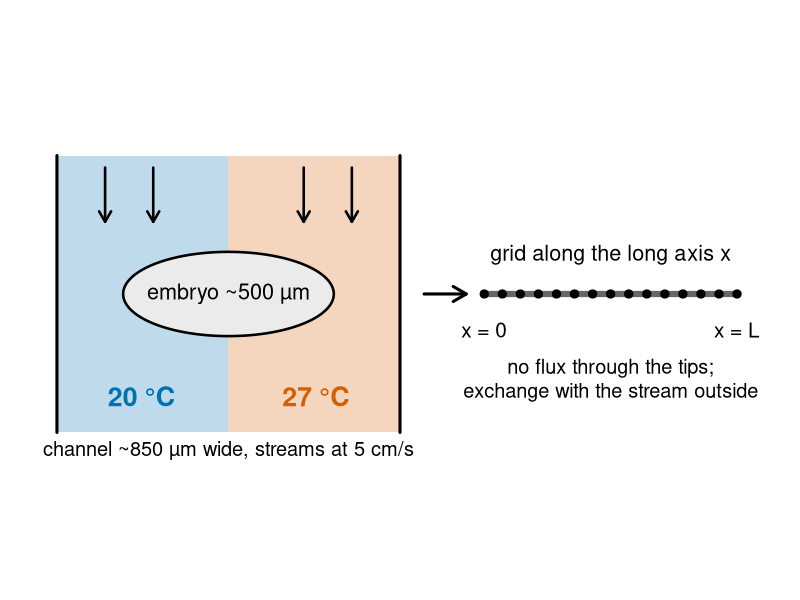
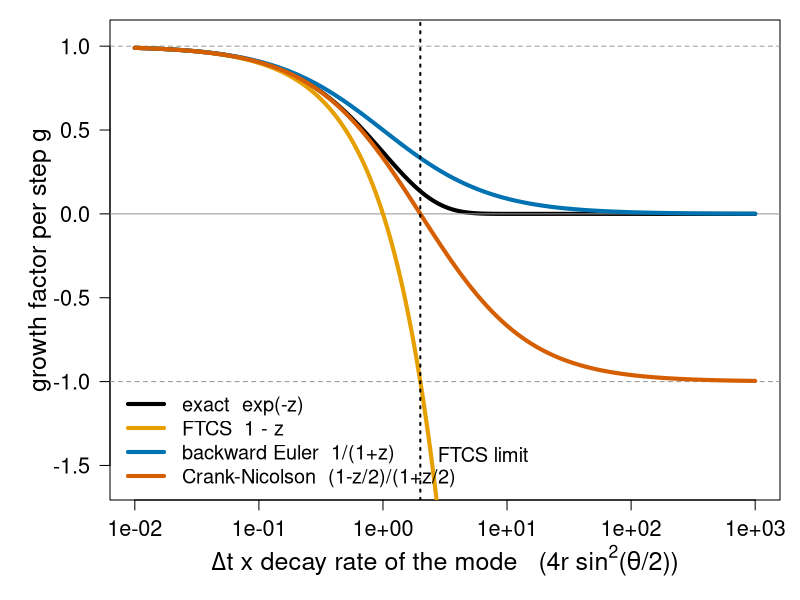
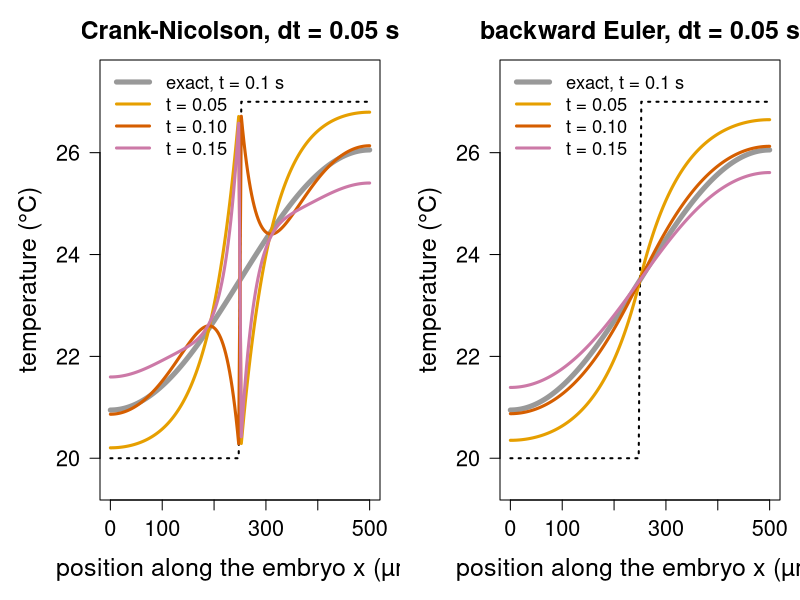
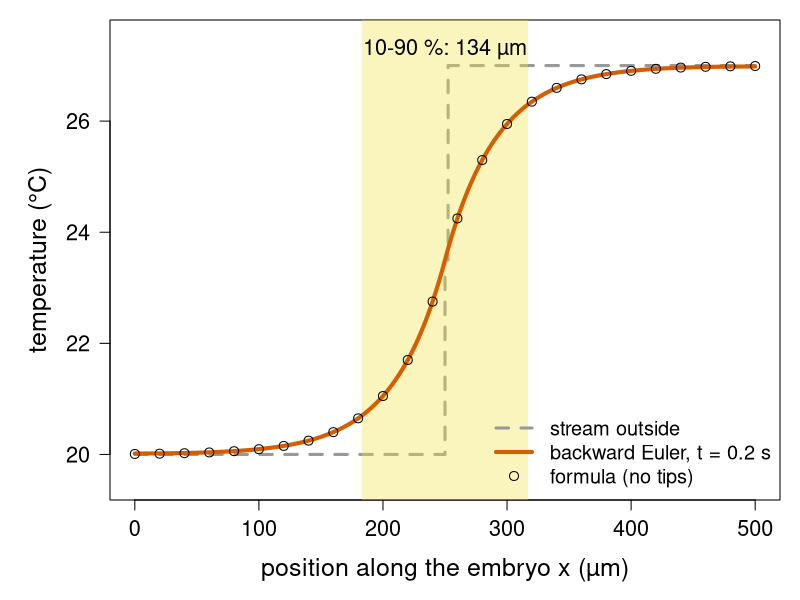
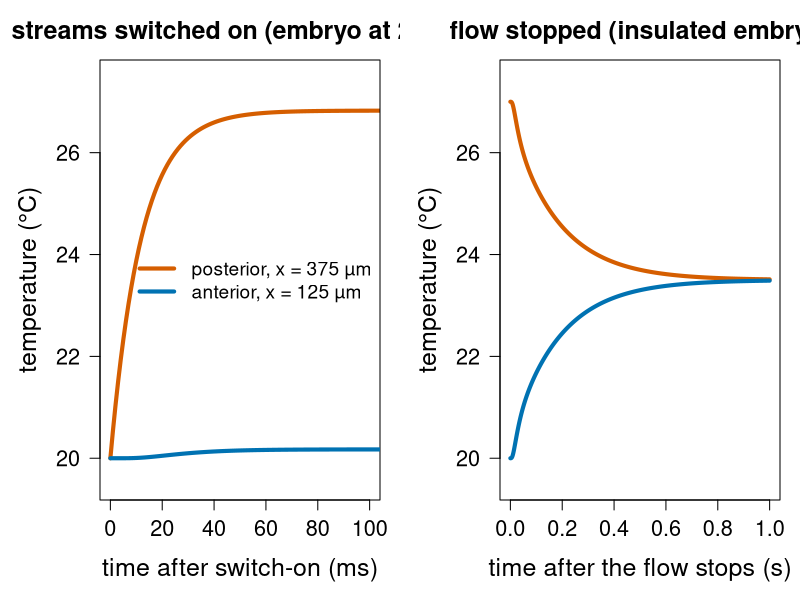

Write the R code that produced these figures, in order.
# Figures for the diffusion-implicit/ unit ("Implicit schemes and the method of lines").
#
# Re-run by hand from this folder (it is NOT run by `quarto render`):
#   cd diffusion-implicit && Rscript make-diffusion-implicit-figs.R
#
# Base R graphics only (grDevices::svg). Colours are Okabe-Ito (colour-blind
# safe). Takes a few seconds. Makes:
#   fig01-embryo-setup.svg   the embryo between a cold and a warm laminar stream,
#                            and the 1D model along its long axis
#   fig02-amplification.svg  growth factor per step of each Fourier mode:
#                            FTCS, backward Euler, Crank-Nicolson, exact
#   fig03-cn-oscillation.svg "stop the flow": a 20/27 C step inside the embryo,
#                            Crank-Nicolson vs backward Euler with dt = 0.05 s
#   fig04-order.svg          verification on the chamber: error vs dt (BE, CN)
#                            and error vs dx, log-log
#   fig05-embryo-steady.svg  steady temperature inside the embryo with the
#                            streams running, and the 10-90 % width
#   fig06-embryo-time.svg    how fast the step forms after the streams are
#                            switched on, and the stop-flow decay
#
# All numbers are computed here with the same functions as on the slides.

oi <- c(orange = "#E69F00", sky = "#56B4E9", green = "#009E73",
        yellow = "#F0E442", blue = "#0072B2", red = "#D55E00",
        purple = "#CC79A7", grey = "#999999")

## ---- solvers (as on the slides) ------------------------------------------------

thomas <- function(a, b, c, d) {
  n <- length(d)
  for (i in 2:n) {
    w <- a[i] / b[i - 1]
    b[i] <- b[i] - w * c[i - 1]
    d[i] <- d[i] - w * d[i - 1]
  }
  x <- numeric(n)
  x[n] <- d[n] / b[n]
  for (i in (n - 1):1) x[i] <- (d[i] - c[i] * x[i + 1]) / b[i]
  x
}

## ---- the embryo (1D along the anterior-posterior axis) -------------------------
## nodes x_0 .. x_n on [0, L], no flux through the two tips (ghost nodes),
## heat exchange with the stream outside at rate 1/tau (kex = 0: streams off)

D_T  <- 1.4e-7 * 1e12             # thermal diffusivity of water, um^2/s
L    <- 500                        # embryo length, um
R    <- 100                        # embryo radius, um
tau  <- R^2 / (2.405^2 * D_T)      # exchange time, s (slowest radial mode)
lam  <- sqrt(D_T * tau)            # = R / 2.405, um
ne   <- 200; dxe <- L / ne; xe <- (0:ne) * dxe; me <- ne + 1
Tout <- ifelse(xe < L / 2, 20, ifelse(xe > L / 2, 27, 23.5))
lo <- c(0, rep(1, me - 2), 2); up <- c(2, rep(1, me - 2), 0); di <- rep(-2, me)
Kmul <- function(u) di * u + lo * c(0, u[-me]) + up * c(u[-1], 0)
emb_step <- function(u, dt, theta, kex) {         # theta = 1: BE, 1/2: CN
  r <- D_T * dt / dxe^2; k <- kex * dt
  rhs <- u + (1 - theta) * (r * Kmul(u) + k * (Tout - u)) + theta * k * Tout
  thomas(-theta * r * lo, 1 - theta * r * di + theta * k, -theta * r * up, rhs)
}
emb_run <- function(u, dt, nsteps, theta, kex) {
  for (s in seq_len(nsteps)) u <- emb_step(u, dt, theta, kex)
  u
}
T_steady <- Tout - 3.5 * sign(xe - L / 2) * exp(-abs(xe - L / 2) / lam)
stopflow_exact <- function(t, K = 4000) {          # cosine series, no-flux ends
  s <- rep(23.5, me)
  for (k in seq(1, K, by = 2))
    s <- s - 14 / (k * pi) * sin(k * pi / 2) * cos(k * pi * xe / L) * exp(-D_T * (k * pi / L)^2 * t)
  s
}

## ---- fig01: set-up ---------------------------------------------------------------

svg("fig01-embryo-setup.svg", width = 12, height = 5.2)
par(mar = c(0.5, 0.5, 0.5, 0.5))
plot(NA, xlim = c(0, 12), ylim = c(0, 5.2), axes = FALSE, xlab = "", ylab = "", asp = 1)
# channel seen from above: flow from top to bottom, cold stream left, warm right
rect(0.3, 0.4, 3.15, 5.0, col = adjustcolor(oi["blue"], 0.25), border = NA)
rect(3.15, 0.4, 6.0, 5.0, col = adjustcolor(oi["red"], 0.25), border = NA)
segments(c(0.3, 6.0), 0.4, c(0.3, 6.0), 5.0, lwd = 3)
arrows(c(1.1, 1.9, 4.4, 5.2), 4.8, c(1.1, 1.9, 4.4, 5.2), 3.9, lwd = 2.5, length = 0.12)
text(1.7, 1.0, "20 °C", cex = 1.6, col = oi["blue"], font = 2)
text(4.6, 1.0, "27 °C", cex = 1.6, col = oi["red"], font = 2)
th <- seq(0, 2 * pi, length.out = 200)
polygon(3.15 + 1.75 * cos(th), 2.7 + 0.7 * sin(th), col = "grey92", border = "black", lwd = 2.5)
text(3.15, 2.7, "embryo ~500 µm", cex = 1.3)
text(3.15, 0.1, "channel ~850 µm wide, streams at 5 cm/s", cex = 1.2)
# the 1D model
arrows(6.4, 2.7, 7.1, 2.7, lwd = 3, length = 0.15)
segments(7.4, 2.7, 11.6, 2.7, lwd = 6, col = "grey40")
points(seq(7.4, 11.6, length.out = 15), rep(2.7, 15), pch = 19, cex = 1.1)
text(9.5, 3.35, "grid along the long axis x", cex = 1.3)
text(7.4, 2.1, "x = 0", cex = 1.25); text(11.6, 2.1, "x = L", cex = 1.25)
text(9.5, 1.3, "no flux through the tips;\nexchange with the stream outside", cex = 1.2)
dev.off()

## ---- fig02: amplification factors ------------------------------------------------

z <- 10^seq(-2, 3, length.out = 400)   # z = 4 r sin^2(theta/2) = dt * |eigenvalue|
svg("fig02-amplification.svg", width = 10, height = 5.2)
par(mar = c(5, 5.5, 1, 1), cex.lab = 1.5, cex.axis = 1.3)
plot(z, exp(-z), log = "x", type = "l", lwd = 4, col = "black", ylim = c(-1.6, 1.05),
     xlab = expression(Delta * t ~ "x decay rate of the mode   (" * 4 * r ~ sin^2 * "(" * theta * "/2))"),
     ylab = "growth factor per step g", las = 1)
abline(h = c(-1, 0, 1), col = oi["grey"], lty = c(2, 1, 2))
lines(z, 1 - z, lwd = 4, col = oi["orange"])
lines(z, 1 / (1 + z), lwd = 4, col = oi["blue"])
lines(z, (1 - z / 2) / (1 + z / 2), lwd = 4, col = oi["red"])
abline(v = 2, lty = 3, lwd = 2)
text(2.3, -1.45, "FTCS limit", pos = 4, cex = 1.2)
legend("bottomleft", c("exact  exp(-z)", "FTCS  1 - z", "backward Euler  1/(1+z)",
                       "Crank-Nicolson  (1-z/2)/(1+z/2)"),
       lwd = 4, col = c("black", oi["orange"], oi["blue"], oi["red"]), cex = 1.2, bty = "n")
dev.off()

## ---- fig03: CN oscillation with step data ---------------------------------------

u0 <- Tout                                  # the step, held by the streams until t = 0
svg("fig03-cn-oscillation.svg", width = 12, height = 5)
par(mfrow = c(1, 2), mar = c(5, 5, 3, 1), cex.lab = 1.5, cex.axis = 1.3, cex.main = 1.5)
for (th in c(0.5, 1)) {
  plot(xe, stopflow_exact(0.1), type = "l", lwd = 5, col = "grey60", ylim = c(19.5, 27.5),
       xlab = "position along the embryo x (µm)", ylab = "temperature (°C)", las = 1,
       main = if (th == 0.5) "Crank-Nicolson, dt = 0.05 s" else "backward Euler, dt = 0.05 s")
  lines(xe, u0, lty = 3, lwd = 2)
  cols <- c(oi["orange"], oi["red"], oi["purple"])
  for (k in 1:3) lines(xe, emb_run(u0, 0.05, k, th, 0), lwd = 3, col = cols[k])
  legend("topleft", c("exact, t = 0.1 s", "t = 0.05", "t = 0.10", "t = 0.15"),
         lwd = c(5, 3, 3, 3), col = c("grey60", cols), cex = 1.1, bty = "n")
}
dev.off()

## ---- fig05: embryo steady state -----------------------------------------------------

Tss <- emb_run(rep(20, me), 0.005, 40, 1, 1 / tau)
f <- approxfun(Tss, xe)
x10 <- f(20.7); x90 <- f(26.3)
svg("fig05-embryo-steady.svg", width = 10, height = 5.2)
par(mar = c(5, 5.5, 1, 1), cex.lab = 1.5, cex.axis = 1.3)
plot(xe, Tout, type = "s", lwd = 3, lty = 2, col = oi["grey"], ylim = c(19.5, 27.5),
     xlab = "position along the embryo x (µm)", ylab = "temperature (°C)", las = 1)
rect(x10, 19, x90, 28, col = adjustcolor(oi["yellow"], 0.35), border = NA)
lines(xe, Tss, lwd = 4, col = oi["red"])
points(xe[seq(1, me, by = 8)], T_steady[seq(1, me, by = 8)], pch = 1, cex = 1.2)
text((x10 + x90) / 2, 27.3, sprintf("10-90 %%: %.0f µm", x90 - x10), cex = 1.3)
legend("bottomright", c("stream outside", "backward Euler, t = 0.2 s",
                        "formula (no tips)"),
       lwd = c(3, 4, NA), lty = c(2, 1, NA), pch = c(NA, NA, 1),
       col = c(oi["grey"], oi["red"], "black"), cex = 1.2, bty = "n")
dev.off()

## ---- fig06: time course ---------------------------------------------------------------

dt <- 0.001; tt <- seq(0, 1, by = dt)
iA <- which.min(abs(xe - 125)); iP <- which.min(abs(xe - 375))
on <- off <- matrix(NA, length(tt), 2)
u <- rep(20, me); v <- Tout
on[1, ] <- u[c(iA, iP)]; off[1, ] <- v[c(iA, iP)]
for (k in 2:length(tt)) {
  u <- emb_step(u, dt, 0.5, 1 / tau); v <- emb_step(v, dt, 1, 0)
  on[k, ] <- u[c(iA, iP)]; off[k, ] <- v[c(iA, iP)]
}
svg("fig06-embryo-time.svg", width = 12, height = 5)
par(mfrow = c(1, 2), mar = c(5, 5, 3, 1), cex.lab = 1.5, cex.axis = 1.3, cex.main = 1.5)
plot(tt * 1000, on[, 2], type = "l", lwd = 4, col = oi["red"], ylim = c(19.5, 27.5),
     xlim = c(0, 100), xlab = "time after switch-on (ms)", ylab = "temperature (°C)",
     las = 1, main = "streams switched on (embryo at 20 °C)")
lines(tt * 1000, on[, 1], lwd = 4, col = oi["blue"])
legend("right", c("posterior, x = 375 µm", "anterior, x = 125 µm"), lwd = 4,
       col = oi[c("red", "blue")], cex = 1.15, bty = "n")
plot(tt, off[, 2], type = "l", lwd = 4, col = oi["red"], ylim = c(19.5, 27.5),
     xlab = "time after the flow stops (s)", ylab = "temperature (°C)", las = 1,
     main = "flow stopped (insulated embryo)")
lines(tt, off[, 1], lwd = 4, col = oi["blue"])
dev.off()

## ---- fig04: order of accuracy on the chamber -----------------------------------------
## (filled in below)
